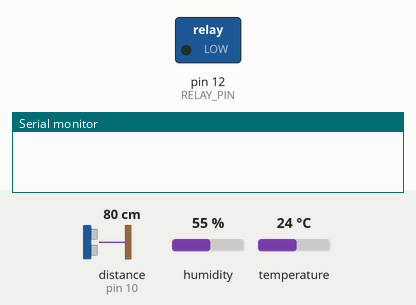
Recording of a sketch running on a simulated Arduino Nano, built with avr-gcc and run on an emulated ATmega328P. On the bench: switched loads named in the sketch (green lamp = pin HIGH), the last lines printed to the serial monitor. Wiring (inferred from the names in the program): ultrasonic range finder: trigger pin 9; echo pin 10. Inputs (shaded band) come from the test bench; at power-on: distance to the obstacle (sensor on pin 10) 80 cm, humidity 55 %, temperature 24 °C. The echo pulse lasts 58.3 µs per cm; pins used as bus, display or sensor lines are not drawn.

Above: at 0.1 s.
At 0.8 s:
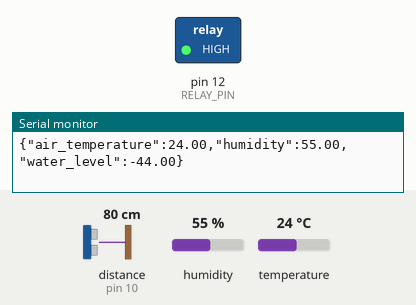
Timing chart, 0 to 2.3 s (numbered marks = the images above):
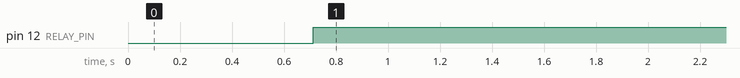

The sketch:

greenhouse01.ino
```cpp
#include "DHT.h"

// PINs
#define MOISTURE_PIN_1 A5 // A
#define MOISTURE_PIN_2 A6 // A
#define MOISTURE_PIN_3 A7 // A
#define DHT_PIN 7 // D
#define TRIG_PIN 9 // D
#define ECHO_PIN 10 // D
#define RELAY_PIN 12 // D

const int dry = 595;
const int wet = 239;
const int durationMultiplier = 1;
const int threshold = 60;

float filterArray[20];
//float waterLevel = 0.0;

DHT dht(DHT_PIN, DHT22);

void setup() {
  Serial.begin(9600);

  pinMode(TRIG_PIN, OUTPUT);
  pinMode(ECHO_PIN, INPUT);

  dht.begin();

  pinMode(RELAY_PIN, OUTPUT);
}

void loop() {
  /*
   * DeepSleep?
   */
  float humidity = dht.readHumidity();
  if (isnan(humidity)) {
    humidity = -1.0;
  }
  float temperature = dht.readTemperature();
  if (isnan(temperature)) {
    temperature = -1.0;
  }
  float distance = getWaterLevelDistance();
  if (isnan(distance)) {
    distance = -1.0;
  }
  float waterLevel = getWaterLevel(distance);

  Serial.print("{\"air_temperature\":");
  Serial.print(temperature);
  Serial.print(",\"humidity\":");
  Serial.print(humidity);
  Serial.print(",\"water_level\":");
  Serial.print(waterLevel);
  Serial.println("}");

  if (
      getMoisture(MOISTURE_PIN_1) < threshold ||
      getMoisture(MOISTURE_PIN_2) < threshold ||
      getMoisture(MOISTURE_PIN_3) < threshold
    ) {
    digitalWrite(RELAY_PIN, HIGH);
    delay(15000 * durationMultiplier);
    digitalWrite(RELAY_PIN, HIGH);
    delay(45000 * durationMultiplier);
  } else {
    delay(60000 * durationMultiplier);
  }

  delay(240000 * durationMultiplier);
}

int getMoisture(int pin) {
  return map(analogRead(pin), wet, dry, 100, 0);
}

float getWaterLevel(float distance) {
  return map(distance, 3.0, 55.0, 100.0, 0.0);
}

float getWaterLevelDistance() {
  for (int sample = 0; sample < 20; sample++) {
    filterArray[sample] = ultrasonicMeasure();
    delay(30); // to avoid untrasonic interfering
  }

  for (int i = 0; i < 19; i++) {
    for (int j = i + 1; j < 20; j++) {
      if (filterArray[i] > filterArray[j]) {
        float swap = filterArray[i];
        filterArray[i] = filterArray[j];
        filterArray[j] = swap;
      }
    }
  }

  double sum = 0;
  for (int sample = 5; sample < 15; sample++) {
    sum += filterArray[sample];
  }

  return sum / 10;
}

float ultrasonicMeasure() {
  // generate 10-microsecond pulse to TRIG pin
  digitalWrite(TRIG_PIN, HIGH);
  delayMicroseconds(10);
  digitalWrite(TRIG_PIN, LOW);

  // measure duration of pulse from ECHO pin
  float duration_us = pulseIn(ECHO_PIN, HIGH);

  // calculate the distance
  return 0.017 * duration_us;
}
```

Measured:
- by itself, pin 12 (RELAY_PIN): LOW → HIGH at 0.71 s
